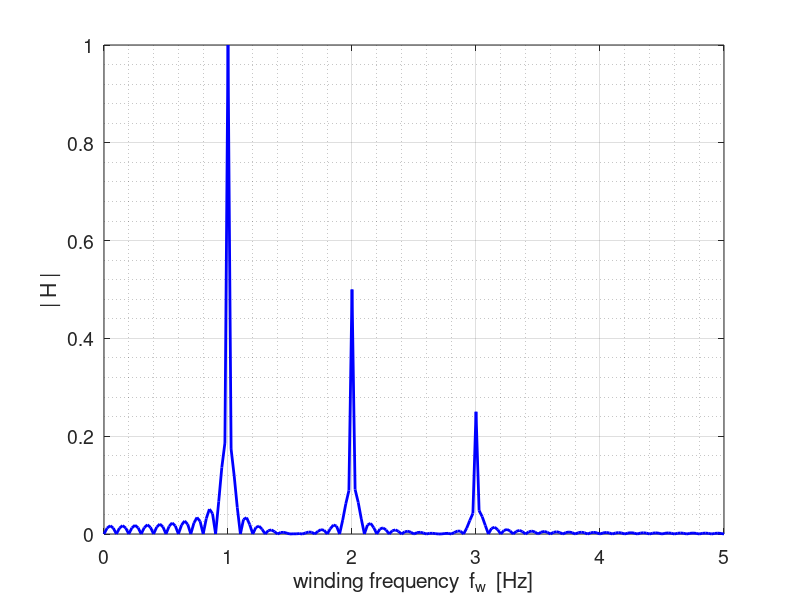

Here is the MATLAB script that generated this plot:
% mathComplex4A.m

% A Visual Approach to the Fourier Transform
%   but what is a Fourier Transform?

% DOING PHYSICS WITH MATLAB 
%    https://d-arora.github.io/Doing-Physics-With-Matlab/
% Documentation
%    http://www.physics.usyd.edu.au/teach_res/mp/doc/mathComplex4.htm

% This script was inspiration from the youtube video �But what is the Fourier Transform?
%   A visual Introduction� by 3Blue1Brown
%   https://www.youtube.com/watch?v=spUNpyF58BY
%   Matlab programs were developed to create similar figures
%   and to connect the ideas presented in the video.

% For different simulation you may need to make small chnages to the
% script.

% Matlab Version 2018a / 180917

% Ian Cooper
% email: ian.cooper@sydney.edu.au
% School of Physics, University of Sydney

% John A Sims 
% email: john.sims@ufabc.edu.br
% Biomedical Engineering Department
% Federal University of ABC   Sao Bernardo Campus Brasil

clear
close all
clc


% INPUT SECTION =======================================================

% Winding frequency  [1 Hz]
fw = 3;
% Simulation time    [1/fw 2/fw 3/fw .....]
tMax = 50;
% Number of calculation  [5000]
N = 5001;
% Signal period  [1]
Ts = 1;
% Default amplitudes  [1]
A = 1; R = A;


% CALCULATION SECTION =================================================
fs = 1/Ts;
w = 2*pi*fs;
t = linspace(0,tMax,N);

% COMPLEX FUNCTIONS 
% Signal function h(t) *************************************************

%  h = R.*sin(2*pi*fs*t);
%  h = R.*sin(2*pi*fs*t) + 0.5;
  h = 1.0.*sin(2*pi*fs*t) + 0.5.*sin(2*pi*2*fs*t) + 0.25.*sin(2*pi*3*fs*t);
%  h = ( 0.8.*sin(2*pi*fs*t) + 0.4.*sin(2*pi*3*fs*t) );
% ***********************************************************************
%nfw = 22;
%fw = li5space(0.2,4.4,nfw);
fwMax = 5;
fwMin = 0;
nfw = 201;
fw = linspace(fwMin,fwMax,nfw);
H = zeros(1,nfw);
%H = complex(zeros(Nfw,1));
for cc = 1 : nfw
  %t = linspace(0,6/fw(cc),N); 
% Complex exponetial function r(t)
   r = exp(-1i*2*pi*fw(cc)*t);
% Complex function s(t)
   u = h .* r;

% spectal component
H(cc) = abs(sum(u));
end


% GRAPHICS SECTION ====================================================
  
figure(1)   % Re & Im vs t 
  pos = [0.05 0.05 0.30 0.3];
  set(gcf,'Units','normalized');
  set(gcf,'Position',pos);
  set(gcf,'color','w');
  
   xP = fw; yP = H./max(H);
   plot(xP,yP,'b','linewidth',2)

  set(gca,'fontsize',14)
  xlabel('winding frequency  f_w  [Hz]') 
  ylabel('| H |')
  grid on
  grid minor
  
